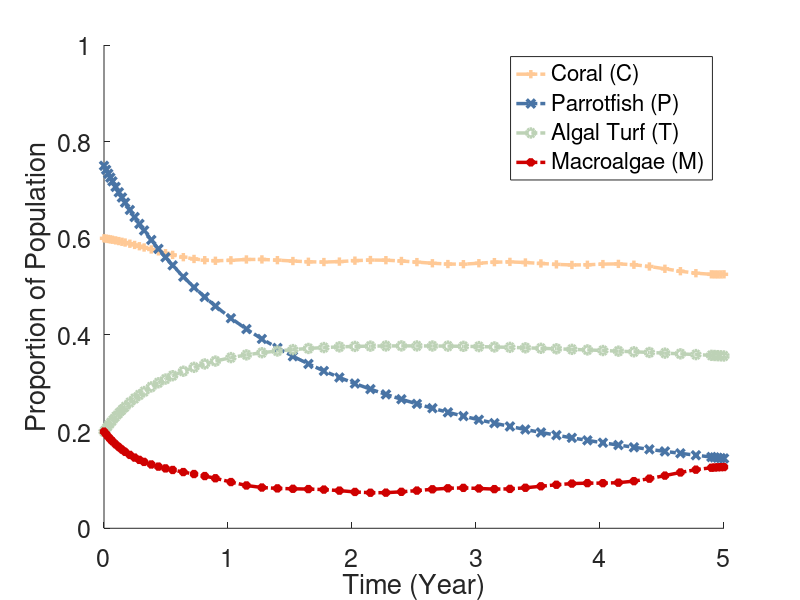
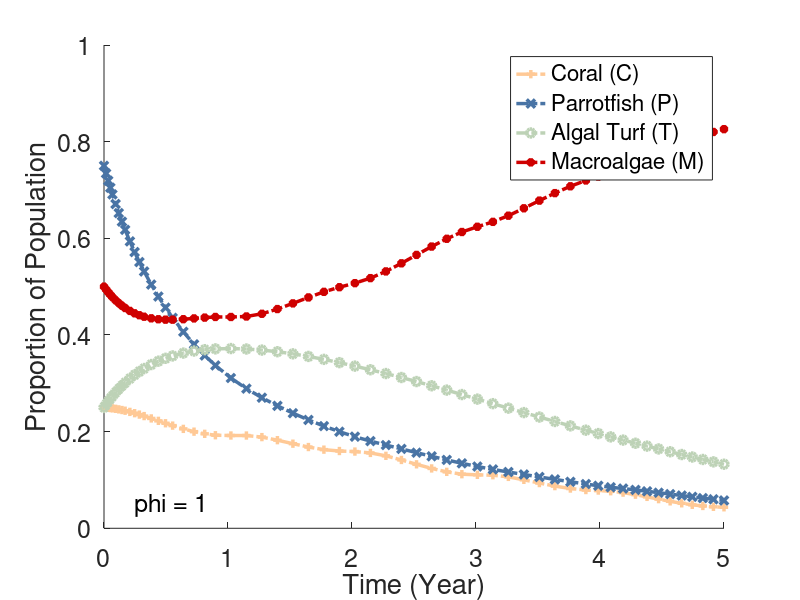

Recreate these plots in MATLAB, in order. (Note: this script raises an error after producing the figures.)
% Team Coral Reefsearcher's Matlab Scripts


%--------------------------------------------------------------------------
%% Compartment - Single View - System of Differential Equations
clear; % Clears workspace
clc; % Clears Command Window

%---------------------------------------------
% Parameter Values
mu1 = 0.15; % mortality rate of coral reefs
mu2 = 0.22; % natural death rate of parrotfish
q = 0.47; % intrinsic growth rate for parrotfish
omega = 1; % %maximum grazing intensity
sigma = 0.01; % rate that parrotfish bite corals
r = 0.5; % rate that coral recruit to overgrow algal turfs
phi = 0.8; %rate that macroalgae spread vegetative over algal turfs
beta = 1; % carrying capacity

a0 = 0.99; % rate that coral is overgrown by macroalgae
h = 0.317429; %<----CONTROL VARIABLE FOR GAME THEORY

%grazing intensity 'g'
g = @(P) (omega*P)/beta;

%sin function of 
a = @(t) abs((a0*(9*sin(pi*t)+1))/(10));
%---------------------------------------------

%---------------------------------------------
% Compartment Initial Conditions
C = 3/5;
P = 3/4;
T = 1/5;
M = 1/5;
Prop_Total = C + T + M;
IC = [C, P, T, M, Prop_Total];
%---------------------------------------------

% dC/dt = rTC + sigmaPC - C(aM + d)
% dP/dt = qP(1-P/betaC) - (h + mu)P 
% dT/dt = dC + (g(P)M)/(M + T) - (rC + phiM)T
% dM/dt = aMC + phiMT - (g(P)M)/(M + T)
%
% C = y(1), P = y(2), T = y(3), M = y(4), C+T+M = y(5)
f = @(t,y) [r*y(3)*y(1) + sigma*y(2)*y(1) - y(1)*(a(t)*y(4) + mu1),
        q*y(2)*(1-(y(2)/(beta*y(1)))) - (h+mu2)*y(2), 
        mu1*y(1) +  (g(y(2))*y(4))/(y(4)+y(3)) - (r*y(1) + phi*y(4))*y(3),
        a(t) * y(4)*y(1) + phi*y(4)*y(3) - (g(y(2))*y(4))/(y(4)+y(3)),
        y(1)+y(3)+y(4)];

[t,ya] = ode45(f, [0 5], IC);

figure
hold on
plot(t, ya(:,1), '+-.', 'Color', '#FFC996', 'Linewidth', 2.5)
plot(t, ya(:,2), 'x-.', 'Color', '#4974A5', 'Linewidth', 2.5)
plot(t, ya(:,3), 'o-.', 'Color', '#BDD2B6', 'Linewidth', 2.5)
plot(t, ya(:,4), '*-.', 'Color', '#CF0000', 'Linewidth', 2.5)
%legend('Coral (C)', 'Algal Turf (T)', 'Macroalgae (M)')
set(gca, 'FontSize',18);
ylim([0 1]);
legend('Coral (C)', 'Parrotfish (P)', 'Algal Turf (T)', 'Macroalgae (M)')
%text(0.25,0.05,txt, 'FontSize', 18);
xlabel('Time (Year)')
ylabel('Proportion of Population')
%--------------------------------------------------------------------------


%--------------------------------------------------------------------------
%% Compartment - Animation View - System of Differential Equations
clear; % Clears workspace
clc; % Clears Command Window

% Parameter Values
mu1 = 0.15; % mortality rate of coral reefs
mu2 = 0.22; % natural death rate of parrotfish
q = 0.47; % intrinsic growth rate for parrotfish
omega = 1; % %maximum grazing intensity
sigma = 0.01; % rate that parrotfish bite corals
r = 0.5; % rate that coral recruit to overgrow algal turfs
phi = 0.8; %rate that macroalgae spread vegetative over algal turfs
beta = 1; % carrying capacity

a0 = 0.99; % rate that coral is overgrown by macroalgae
h = 0.1; %<----CONTROL VARIABLE FOR GAME THEORY

%grazing intensity 'g'
g = @(P) (omega*P)/beta;

%sin function of 
a = @(t) abs((a0*(9*sin(pi*t)+1))/(10));
%---------------------------------------------

%---------------------------------------------
% Compartment Initial Conditions
C = 1/4;
P = 3/4;
T = 1/4;
M = 1/2;
Prop_Total = C + T + M;
IC = [C, P, T, M, Prop_Total]; %Initial Conditions array
%---------------------------------------------

% System of Differential Equations
    f = @(t,y) [r*y(3)*y(1) + sigma*y(2)*y(1) - y(1)*(a(t)*y(4) + mu1),
       q*y(2)*(1-(y(2)/(beta*y(1)))) - (h+mu2)*y(2), 
       mu1*y(1) +  (g(y(2))*y(4))/(y(4)+y(3)) - (r*y(1) + phi*y(4))*y(3),
       a(t) * y(4)*y(1) + phi*y(4)*y(3) - (g(y(2))*y(4))/(y(4)+y(3)),
       y(1)+y(3)+y(4)];

    % Solve using ODE45
    [t,ya] = ode45(f, [0 5], IC);
    const_t = t; % constant used since t changes each time ode45 is calculated

for i = 1:length(const_t)
    phi = (length(const_t)+1-i)/length(const_t); %variable to animate

   % System of Differential Equations
    f = @(t,y) [r*y(3)*y(1) + sigma*y(2)*y(1) - y(1)*(a(t)*y(4) + mu1),
       q*y(2)*(1-(y(2)/(beta*y(1)))) - (h+mu2)*y(2), 
       mu1*y(1) +  (g(y(2))*y(4))/(y(4)+y(3)) - (r*y(1) + phi*y(4))*y(3),
       a(t) * y(4)*y(1) + phi*y(4)*y(3) - (g(y(2))*y(4))/(y(4)+y(3)),
       y(1)+y(3)+y(4)];

    % Solve using ODE45
    [t,ya] = ode45(f, [0 5], IC);

    % Plot
    txt = ['phi = ' num2str(phi)]; % shows value of param value at iteration

    fig = figure;
    hold on
    plot(t, ya(:,1), '+-.', 'Color', '#FFC996', 'Linewidth', 2.5)
    plot(t, ya(:,2), 'x-.', 'Color', '#4974A5', 'Linewidth', 2.5)
    plot(t, ya(:,3), 'o-.', 'Color', '#BDD2B6', 'Linewidth', 2.5)
    plot(t, ya(:,4), '*-.', 'Color', '#CF0000', 'Linewidth', 2.5)

    set(gca, 'FontSize',18); % sets axis & legend font size to 18
    ylim([0 1]); % sets y-axis limit to always be 0-1
    legend('Coral (C)','Parrotfish (P)','Algal Turf (T)','Macroalgae (M)')
    text(0.25,0.05,txt, 'FontSize', 18); % displays text on plot

    xlabel('Time (Year)')
    ylabel('Proportion of Population')

    % automatically save figure into root directory (where this .m file is
    % stored)
    fname = append('Frame-', num2str(i)); %file name of current iteration
    saveas(fig, fname, 'png'); %save figure as .png
end
%---------------------------------------------------------------
%--------------------------------------------------------------------------


%--------------------------------------------------------------------------
%% Disease Free Equilibrium
clear; % Clears workspace
clc; % Clears Command Window

%---------------------------------------------
% Symbolic Definitions
syms C P T M mu1 mu2 q omega sigma beta r h phi g a t
% g = g(P), a = a(t)

g = @(P) (omega*P)/beta; %grazing intensity 'g'

%a = @(t) abs((0.9*(9*sin(pi*t)+1))/(10)); %sin function of a(t)
%---------------------------------------------

M_0 = 0;

dTdt = mu1*C + (g(P)*M_0)/(M_0+T) - T*(r*C + phi*M_0);
T_0 = solve(dTdt == 0, T);

C_0 = 1 - T_0;

dPdt = q*P*(1-(P/(beta*C))) - P*(h+mu2);
P_0 = solve(dPdt == 0, P);
P_0 = subs(P_0, C, C_0);
%--------------------------------------------------------------------------


%--------------------------------------------------------------------------
%% R0
%Note: RUN 'DISEASE FREE EQUILIBRIUM' SECTION FIRST

%script F
sF = [a*C*M + phi*T*M];
F = jacobian(sF, [M]); % jacobian matrix
F = subs(F, T, T_0); 

%script V
sV = [(g(P)*M)/(M+T)];
V = jacobian(sV, [M]);
V = subs(V, M, M_0);

%eigenvalues of F*V^-1
eigens = eig(F * inv(V));

% basic reproduction number
R0 = eigens(1);
R0 = subs(R0, T, T_0);
R0 = subs(R0, C, C_0);
R0 = subs(R0, P, P_0(2));
%--------------------------------------------------------------------------


%--------------------------------------------------------------------------
%% Threshold
% Note: MUST RUN 'DISEASE FREE EQUILIBRIUM' & 'R0' SECTION FIRST
param_array = [mu1, mu2, q, omega, sigma, r, beta, a, phi]; %when a0 =
% 0.99
param_values = [0.15, 0.22, 0.47, 1, 0.01, 0.5, 1, 0.5, 0.8]; %a(t) = 0.5

hi_equation = R0;
hi_value = solve(R0 == 1, h);

for i = 1:length(param_array)
    hi_equation = subs(hi_equation, param_array(i), param_values(i));
    hi_value = subs(hi_value, param_array(i), param_values(i));
end

hi_point = [double(hi_value), 1];

h_var = 0:0.001:1;

figure
hold on
fplot(hi_equation, [0 1])
plot(hi_point(1), hi_point(2), 'o')
plot([hi_point(1), hi_point(1)], [0, hi_point(2)], 'r--')
plot([0, hi_point(1)], [hi_point(2), hi_point(2)], 'r--')
xlim([0 0.4]);
ylim([0 2]);

set(gca, 'FontSize',18);
title('Harvesting Threshold');
xlabel('h')
ylabel('R_0')


% changes in mu1
param_array = [mu2, q, omega, sigma, r, phi, beta, a];
param_values = [0.22, 0.47, 1, 0.01, 0.5, 0.8, 1, 0.5];

figure
hold on
temp_R0 = R0;
mu1_value1 = 0.05;
temp_R0 = subs(temp_R0, mu1, mu1_value1);
for j = 1:length(param_array)
    temp_R0 = subs(temp_R0, param_array(j), param_values(j));
end
fplot(temp_R0, 'Linewidth', 3)

temp_R0 = R0;
mu1_value2 = 0.1;
temp_R0 = subs(temp_R0, mu1, mu1_value2);
for j = 1:length(param_array)
    temp_R0 = subs(temp_R0, param_array(j), param_values(j));
end
fplot(temp_R0, 'Linewidth', 3)

temp_R0 = R0;
mu1_value3 = 0.15;
temp_R0 = subs(temp_R0, mu1, mu1_value3);
for j = 1:length(param_array)
    temp_R0 = subs(temp_R0, param_array(j), param_values(j));
end
fplot(temp_R0, 'Linewidth', 3)

temp_R0 = R0;
mu1_value4 = 0.2;
temp_R0 = subs(temp_R0, mu1, mu1_value4);
for j = 1:length(param_array)
    temp_R0 = subs(temp_R0, param_array(j), param_values(j));
end
fplot(temp_R0, 'Linewidth', 3)

temp_R0 = R0;
mu1_value5 = 0.25;
temp_R0 = subs(temp_R0, mu1, mu1_value5);
for j = 1:length(param_array)
    temp_R0 = subs(temp_R0, param_array(j), param_values(j));
end
fplot(temp_R0, 'Linewidth', 3)

%yline(1, 'r--', 'Linewidth', 1.5)
txt = [num2str(mu1_value3) '*'];
set(gca, 'FontSize',18);
leg = legend({num2str(mu1_value1), num2str(mu1_value2), txt, num2str(mu1_value4), num2str(mu1_value5)},'Position',[0.77 0.2 0.1 0.2])
xlim([0 0.27]);
ylim([0 2]);
title('Changes in \mu_{1}')
title(leg, '\mu_{1} Value')
xlabel('h')
ylabel('R_{0}')
hold off

% changes in mu2
param_array = [mu1, q, omega, sigma, r, phi, beta, a];
param_values = [0.15, 0.47, 1, 0.01, 0.5, 0.8, 1, 0.5];

figure
hold on
temp_R0 = R0;
mu2_value1 = 0.132;
temp_R0 = subs(temp_R0, mu2, mu2_value1);
for j = 1:length(param_array)
    temp_R0 = subs(temp_R0, param_array(j), param_values(j));
end
fplot(temp_R0, 'Linewidth', 3)

temp_R0 = R0;
mu2_value2 = 0.176;
temp_R0 = subs(temp_R0, mu2, mu2_value2);
for j = 1:length(param_array)
    temp_R0 = subs(temp_R0, param_array(j), param_values(j));
end
fplot(temp_R0, 'Linewidth', 3)

temp_R0 = R0;
mu2_value3 = 0.22;
temp_R0 = subs(temp_R0, mu2, mu2_value3);
for j = 1:length(param_array)
    temp_R0 = subs(temp_R0, param_array(j), param_values(j));
end
fplot(temp_R0, 'Linewidth', 3)

temp_R0 = R0;
mu2_value4 = 0.264;
temp_R0 = subs(temp_R0, mu2, mu2_value4);
for j = 1:length(param_array)
    temp_R0 = subs(temp_R0, param_array(j), param_values(j));
end
fplot(temp_R0, 'Linewidth', 3)

temp_R0 = R0;
mu2_value5 = 0.308;
temp_R0 = subs(temp_R0, mu2, mu2_value5);
for j = 1:length(param_array)
    temp_R0 = subs(temp_R0, param_array(j), param_values(j));
end
fplot(temp_R0, 'Linewidth', 3)

yline(1, 'r--', 'Linewidth', 1.5)
legend(num2str(mu1_value1), num2str(mu1_value2), num2str(mu1_value3), num2str(mu1_value4), num2str(mu1_value5))
xlim([0 0.27]);
ylim([0 2]);
hold off
%--------------------------------------------------------------------------


%--------------------------------------------------------------------------
%% Sensitivity Analysis
% Note: MUST RUN 'DISEASE FREE EQUILIBRIUM' & 'R0' SECTION FIRST

param_array = [mu1, mu2, q, omega, sigma, r, phi, beta, h, a];
param_values = [0.15, 0.22, 0.47, 1, 0.01, 0.5, 0.8, 1, 0.1, 0.5];
sens_analysis = [];

for i = 1:length(param_array)
    R0_diff = diff(R0, param_array(i));
    %sens_analysis = cat(1, sens_analysis, diff(R0, param_array(i)));
    for j = 1:length(param_array)
        R0_diff = subs(R0_diff, param_array(j), param_values(j));
    end
    sens_analysis = cat(1, sens_analysis, double(R0_diff));
    %subs_ans = cat(1, subs_ans, [param_array(i) double(R0_diff)]);
end 
%--------------------------------------------------------------------------


%--------------------------------------------------------------------------
%% Endemic Equilibrium
clear; % Clears workspace
clc; % Clears Command Window

%---------------------------------------------
% Symbolic Definitions
syms C P T M mu1 mu2 q omega sigma beta r h phi g a t
% g = g(P), a = a(t)

g = @(P) (omega*P)/beta; %grazing intensity 'g'

% a = @(t) abs((0.9*(9*sin(pi*t)+1))/(10)); %sin function of a(t)
%---------------------------------------------

%---------------------------------------------
% Equation
T_E = (mu1 + a*M)/r;

C_E = 1 - (T+M);
C_E = subs(C_E, T, T_E);

P_E = (beta*C*(q-(h+mu2)))/q;
P_E = subs(P_E, C, C_E);

M_E = (omega*P)/(beta*(a*C+phi*T))-T - M;
M_E = subs(M_E, P, P_E);
M_E = subs(M_E, C, C_E);
M_E = subs(M_E, T, T_E);
M_E_equation = solve(M_E == 0, M);
%---------------------------------------------

%---------------------------------------------
% Calculates M_E Value by substitution
param_array = [mu1, mu2, q, omega, sigma, r, phi, beta, h, a];
param_values = [0.15, 0.22, 0.47, 1, 0.01, 0.5, 0.8, 1, 0.1, 0.5];

M_E_Value = M_E_equation;

for i = 1:length(param_array)
    M_E_Value = subs(M_E_Value, param_array(i), param_values(i));
end
%--------------------------------------------------------------------------


%--------------------------------------------------------------------------
%% Game Theory
% Note: MUST RUN 'ENDEMIC EQUILIBRIUM' FIRST

param_array = [mu1, mu2, q, omega, sigma, r, phi, beta, a];
param_values = [0.15, 0.22, 0.47, 1, 0.01, 0.5, 0.8, 1, 0.5];

n_e = -C + (h*omega*P*M)/(beta*(h+mu1)*(M+T));
n_e = subs(n_e, P, P_E);
n_e = simplify(n_e);

n_e = subs(n_e, T, T_E);
n_e = simplify(n_e);

n_e = subs(n_e, M, M_E_equation(1));
n_e = simplify(n_e);

for i = 1:length(param_array)
    n_e = subs(n_e, param_array(i), param_values(i));
end

n_e = simplify(n_e, 'Steps', 50);

n_e_solution = solve(n_e == 0, h);
%n_e_solution = solve(n_e == 0, h, 'Real', true)
%n_e_solution = solve(n_e == 0, h, 'IgnoreAnalyticConstraints', true)
%n_e_solution = vpasolve(n_e == 0, h)

hold on
fplot(n_e_solution(3), 'LineWidth', 5, 'Color', '#000000') %sol #3 gives nash graph
legend('NE')
xlim([0 0.1])
ylim([0 0.2])

%title("Nash Equilibrium")
xlim([0 0.01])
ylim([0.06 0.2])
set(gca, 'FontSize',16)
xticks([0 0.002 0.004 0.006 0.008 0.00913609 0.01])
xticklabels({'0' '0.002' '0.004' '0.006' '0.008' 'C_{max}' '0.01'})
yticks([0.06 0.08 0.1 0.12 0.131157 0.14 0.16 0.18 0.2])
yticklabels({'0.06' '0.08' '0.1' '0.12' 'h_{TH}' '0.14' '0.16' '0.18' '0.2'})
xlabel("Relative Cost of Harvesting: C = C_{h}/C_{D}")
ylabel("Harvest Rate of Population: h_{pop}")


% TEst Stuffies
E_0 = ((-h)/(h+mu2))*((g(P)*M)/(M+T));
E_0 = subs(E_0, P, P_E);
E_0 = simplify(E_0);

E_0 = subs(E_0, T, T_E);
E_0 = simplify(E_0);

E_0 = subs(E_0, M, M_E_equation(1));
E_0 = simplify(E_0);

for i = 1:length(param_array)
    E_0 = subs(E_0, param_array(i), param_values(i));
end

%            [Cost, h_pop]
test_point = [0.002, 0.1];


E_0 = @(h) -(50000*h*(h - 1/4)*((h^2 - (2237*h)/2500 + 6152849/25000000)^(1/2) - h + 2237/5000)*((h^2 - (2237*h)/2500 + 6152849/25000000)^(1/2)/2 - h/2 + 1283/5000))/(2209*(h + 3/20)*((h^2 - (2237*h)/2500 + 6152849/25000000)^(1/2) - h + 2707/5000))
E_1 = @(C) -C;

if E_1(test_point(1)) > E_0(test_point(2)) 
    disp('Dont Fish')
    disp('E_1 > E_0')
    disp(E_1(test_point(1)))
    disp(E_0(test_point(2)))
elseif E_1(test_point(1)) < E_0(test_point(2))
    disp('Fish')
    disp('E_1 < E_0')
    disp(E_1(test_point(1)))
    disp(E_0(test_point(2)))
end
%
